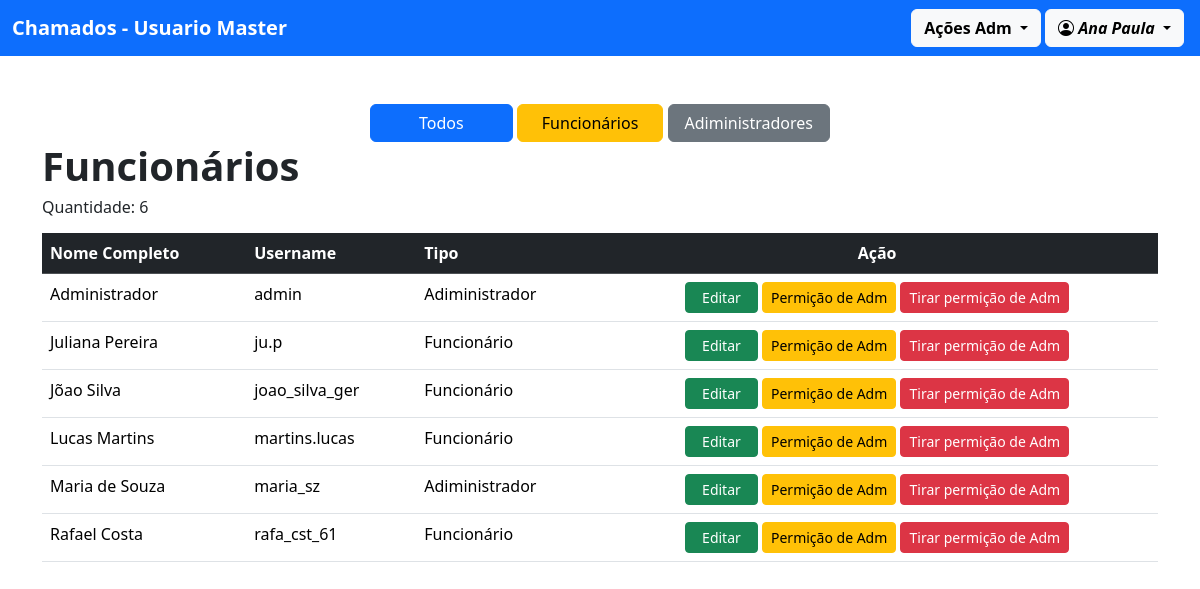
The app's page /ver_funcionarios/ (signed in), older data.
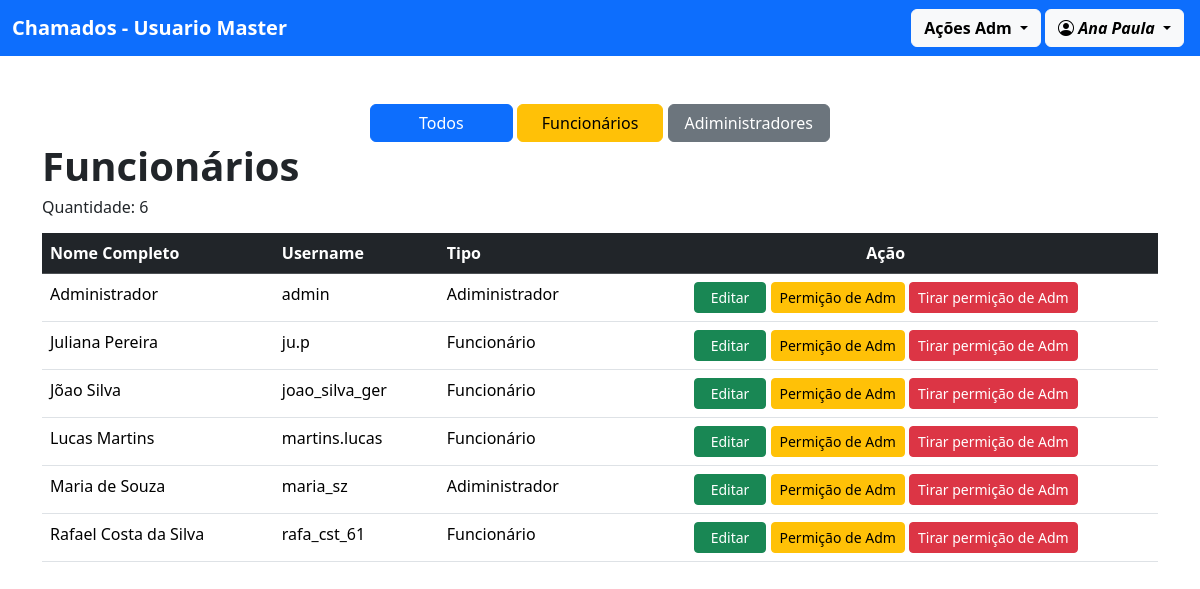
The same page, newer data.
### usuario/models.py (models this page shows)
class Perfil(models.Model):
    user = models.OneToOneField(User, on_delete=models.CASCADE)
    nome_completo = models.CharField(max_length=255)
    adm = models.BooleanField(default=False)
    def __str__(self):
        return f"{self.nome_completo}"
    class Meta:
        ordering = ["nome_completo"]

### chamado/views.py (the view)
# urls.py: path('ver_funcionarios/', views.ver_funcionarios, name="ver_funcionarios"),
@login_required(login_url='/usuario/login/')
def ver_funcionarios(request):
    perfil = Perfil.objects.exclude(user=request.user)
    tipo = request.GET.get('adm')
    if tipo:
        perfil = perfil.filter(adm=tipo)
    qtd = perfil.count()
    return render(request, 'adm/ver_funcionarios.html', {'perfil': perfil, 'quantidade': qtd})

### chamado/templates/adm/ver_funcionarios.html (shortened to what this page needs)
{% extends "modelo.html" %}
{% block content %}
<div class="text-center">
    <form method="get" action="">
        <button type="submit" class="btn btn-primary px-5">Todos</button>
        <button type="submit" name="adm" value="False" class="btn btn-warning px-4">Funcionários</button>
        <button type="submit" name="adm" value="True" class="btn btn-secondary px-3">Adiministradores</button>
    </form>
</div>
<h1 class="fw-bold">Funcionários</h1>
<div class="d-flex justify-content-between align-items-center mb-3">
    <h6 class="mb-0">Quantidade: {{ quantidade }}</h6>
</div>
{% if quantidade != 0 %}
<table class="table table-hover">
    <thead class="table-dark">
        <tr>
            <th>Nome Completo</th>
            <th>Username</th>
            <th>Tipo</th>
            <th class="text-center">Ação</th>
        </tr>
    </thead>
    <tbody>
        {% for i in perfil %}
        <tr>
            <td>{{i.nome_completo}}</td>
            <td>{{i.user}}</td>
            <td>{% if i.adm %} Adiministrador {% else %} Funcionário {% endif %}</td>
            <td class="text-center">
                <a href="{% url 'atualizar' i.id %}" class="btn btn-sm btn-success px-3">Editar</a>
                <a href="{% url 'tornar_adm' i.id%}" class="btn btn-sm btn-warning"
                    onclick="return confirmarAdm('{{ i.nome_completo }}');">Permição de Adm</a>
                <a href="{% url 'retirar_adm' i.id%}" class="btn btn-sm btn-danger"
                    onclick="return confirmarRemoverAdm('{{ i.nome_completo }}');">Tirar permição de Adm</a>
            </td>
        </tr>
        {% endfor %}
    </tbody>
</table>
{% else %}
<div class="text-center">
    <hr><br>
    <i class="bi bi-person-fill-slash fs-1 text-danger"></i>
    <p>Nenhum funcionários cadastrado alem de você</p>
</div>
{% endif %}
{% endblock %}

Row changes from the older to the newer data that the page shows:
changed Perfil "rafa_cst_61": nome_completo "Rafael Costa" → "Rafael Costa da Silva"
